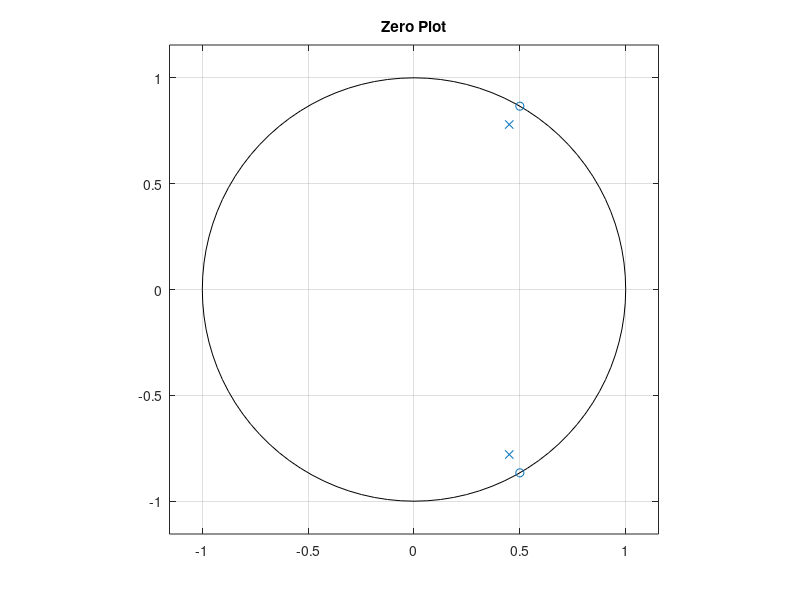
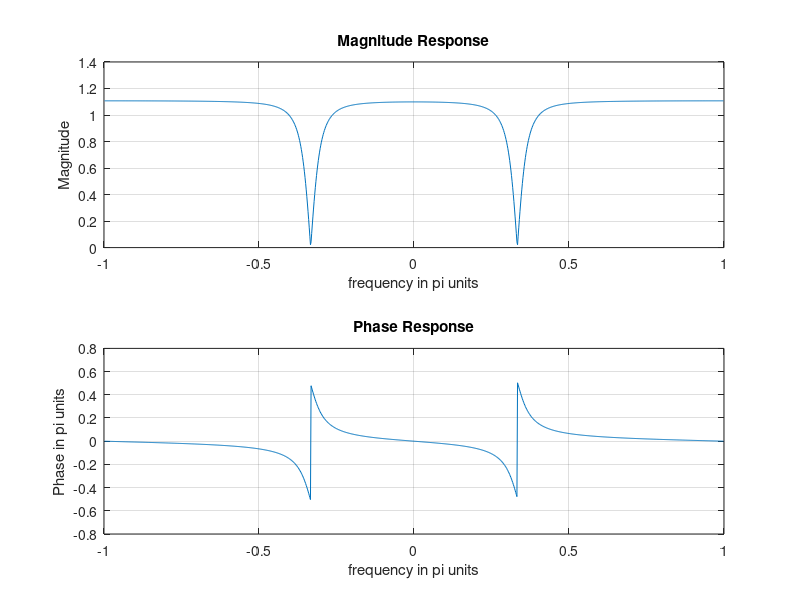

Reproduce these figures in MATLAB, in order.
clc
close all
clear all


% notch filter
z1 = exp(j*pi/3)
z = [z1 z1']

p1 = 0.9*exp(j*pi/3);
p = [p1 p1'];

b = poly(z)
a = poly(p)

figure, zplane(b,a), title('Zero Plot');

[H,w] = freqz(b,a);
w =[-flipud(w(2:end)); w];  % flipping the rows
H=[conj(flipud(H(2:end))); H];
magH = abs(H); phaH = angle(H);
figure, subplot(2,1,1);plot(w/pi,magH);grid
xlabel('frequency in pi units'); ylabel('Magnitude');
title('Magnitude Response')
subplot(2,1,2);plot(w/pi,phaH/pi) ;grid
xlabel('frequency in pi units'); ylabel('Phase in pi units');
title('Phase Response')
